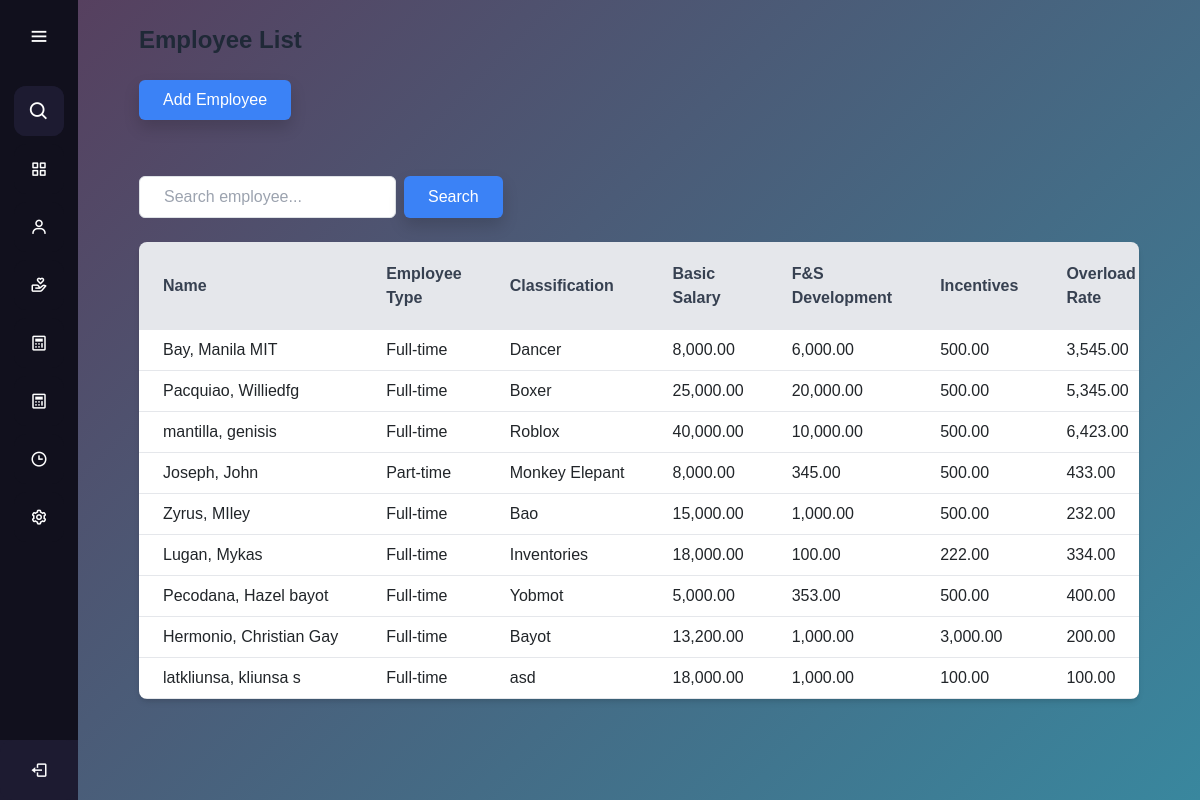
Screenshot of /sidebarManageemployee.php with the database file from the repository.
### tables this page shows
CREATE TABLE `employees` (
  `employee_id` int(11) NOT NULL,
  `first_name` varchar(255) NOT NULL,
  `last_name` varchar(255) NOT NULL,
  `suffix_title` varchar(50) NOT NULL,
  `employee_type` enum('full-time','part-time') NOT NULL,
  `classification` varchar(255) NOT NULL,
  `basic_salary` decimal(10,2) NOT NULL,
  `honorarium` decimal(10,2) DEFAULT 0.00,
  `incentives` decimal(10,0) NOT NULL,
  `overload_rate` decimal(10,0) NOT NULL,
  `watch_reward` decimal(10,0) NOT NULL,
  `absent_lateRate` decimal(10,0) NOT NULL,
  `created_at` timestamp NOT NULL DEFAULT current_timestamp()
);

### sidebarManageemployee.php (the view, shortened to what this page needs)
<?php
$conn = new mysqli('localhost', 'root', '', 'gfi_exel');
?>
<!DOCTYPE html>
<html lang="en">
<head>
    <link href="https://cdn.jsdelivr.net/npm/bootstrap@5.3.0-alpha1/dist/css/bootstrap.min.css" rel="stylesheet">
    <link href="https://cdn.jsdelivr.net/npm/bootstrap-icons/font/bootstrap-icons.css" rel="stylesheet">
</head>
<body class="bg-light">
    <?php include 'aside.php'; ?>
    <main class="flex-1 p-6">
        <div class="container mx-auto">
            <div class="mb-8">
                <h2 class="text-2xl font-semibold text-gray-800 mb-4">Employee List</h2>
                <a href="manage_employees_add.php">
                    <button class="bg-blue-500 text-white py-2 px-4 rounded-md shadow hover:bg-blue-600 mb-4">
                        Add Employee
                    </button>
                </a>
            </div>
            <div class="flex justify-left mb-4">
                <input type="text" id="searchInput" class="py-2 px-4 rounded-md border border-gray-300 focus:outline-none focus:ring-2 focus:ring-blue-500" placeholder="Search employee..." onkeyup="searchEmployee()">
                <button class="bg-blue-500 text-white py-2 px-4 rounded-md shadow hover:bg-blue-600 ml-2" onclick="searchEmployee()">Search</button>
            </div>
            <div id="employeeList" class="overflow-x-auto bg-white shadow-md rounded-lg">
                <table id="employeeTable" class="w-full table-auto">
                    <thead class="bg-gray-200 text-gray-700">
                        <tr>
                            <th class="px-4 py-2">Name</th>
                            <th class="px-4 py-2">Employee Type</th>
                            <th class="px-4 py-2">Classification</th>
                            <th class="px-4 py-2">Basic Salary</th>
                            <th class="px-4 py-2">F&S Development</th>
                            <th class="px-4 py-2">Incentives</th>
                            <th class="px-4 py-2">Overload Rate</th>
                        </tr>
                    </thead>
                    <tbody>
                        <?php
                        $sql_fetch = "SELECT * FROM employees";
                        $result = $conn->query($sql_fetch);
                        if ($result->num_rows > 0) {
                            while ($row = $result->fetch_assoc()) {
                                echo "<tr class='border-b hover:bg-gray-50' style='text-align: justfied; white-space: nowrap;'>
                                  <td class='px-4 py-2'>" . $row['last_name'] . ", " . $row['first_name'] . " " . $row['suffix_title'] . "</td>
                                  <td class='px-4 py-2'>" . ucfirst($row['employee_type']) . "</td>
                                  <td class='px-4 py-2'>" . $row['classification'] . "</td>
                                  <td class='px-4 py-2'>" . number_format($row['basic_salary'], 2) . "</td>
                                  <td class='px-4 py-2'>" . number_format($row['honorarium'], 2) . "</td>
                                  <td class='px-4 py-2'>" . number_format($row['incentives'], 2) . "</td>
                                  <td class='px-4 py-2'>" . number_format($row['overload_rate'], 2) . "</td>
                                  <td class='px-4 py-2'>" . number_format($row['watch_reward'], 2) . "</td>
                                  <td class='px-4 py-2'>" . number_format($row['absent_lateRate'], 2) . "</td>
                                  <td class='px-4 py-2'>
                                      <a href='manage_employees_edit.php?id=" . $row['employee_id'] . "' class='bg-green-500 text-white py-1 px-2 rounded-md shadow hover:bg-green-600'>Edit</a>
                                  </td>
                              </tr>";
                            }
                        } else {
                            echo "<tr><td colspan='11' class='px-4 py-2 text-center text-gray-500'>No employees found.</td></tr>";
                        }
                        ?>
                    </tbody>
                </table>
            </div>
        </div>
    </main>
</body>
</html>

### styles.css (style rules this page uses)
* { margin: 0; padding: 0; box-sizing: border-box; font-family: "Poppins", sans-serif; }
main { margin-left: 78px; padding: 20px; transition: margin-left 0.5s ease; min-height: 100vh; background: linear-gradient( 135deg, #56405f, #39879e ); }

### rows the page displays
employees: last_name "Bay", first_name "Manila", suffix_title "MIT", employee_type "Full-time", classification "Dancer", basic_salary "8,000.00", honorarium "6,000.00", incentives "500.00", overload_rate "3,545.00"
employees: last_name "Pacquiao", first_name "Williedfg", employee_type "Full-time", classification "Boxer", basic_salary "25,000.00", honorarium "20,000.00", incentives "500.00", overload_rate "5,345.00"
employees: last_name "mantilla", first_name "genisis", employee_type "Full-time", classification "Roblox", basic_salary "40,000.00", honorarium "10,000.00", incentives "500.00", overload_rate "6,423.00"
employees: last_name "Joseph", first_name "John", employee_type "Part-time", classification "Monkey Elepant", basic_salary "8,000.00", honorarium "345.00", incentives "500.00", overload_rate "433.00"
employees: last_name "Zyrus", first_name "MIley", employee_type "Full-time", classification "Bao", basic_salary "15,000.00", honorarium "1,000.00", incentives "500.00", overload_rate "232.00"
employees: last_name "Lugan", first_name "Mykas", employee_type "Full-time", classification "Inventories", basic_salary "18,000.00", honorarium "100.00", incentives "222.00", overload_rate "334.00"
employees: last_name "Pecodana", first_name "Hazel", suffix_title "bayot", employee_type "Full-time", classification "Yobmot", basic_salary "5,000.00", honorarium "353.00", incentives "500.00", overload_rate "400.00"
employees: last_name "Hermonio", first_name "Christian", suffix_title "Gay", employee_type "Full-time", classification "Bayot", basic_salary "13,200.00", honorarium "1,000.00", incentives "3,000.00", overload_rate "200.00"
employees: last_name "latkliunsa", first_name "kliunsa", suffix_title "s", employee_type "Full-time", classification "asd", basic_salary "18,000.00", honorarium "1,000.00", incentives "100.00", overload_rate "100.00"
